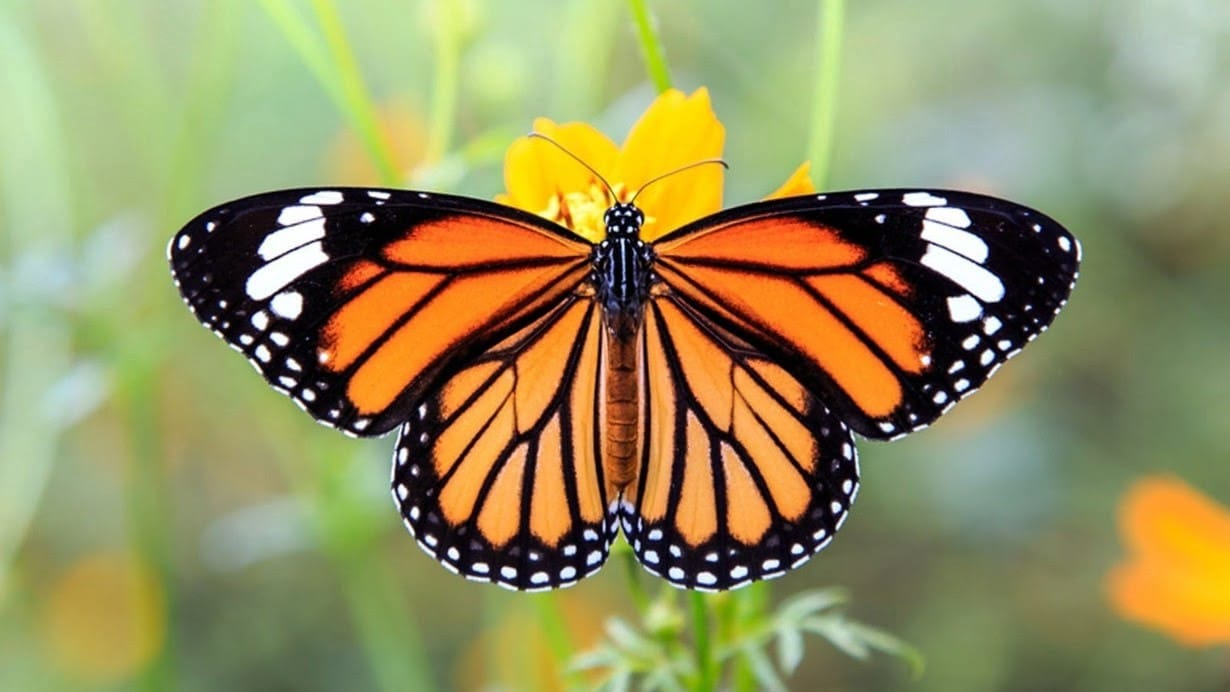
#> input picture Test_Imgs/test5.jpg, 1230 x 692 px, found by its file name
$ jupyter execute --allow-errors Canny_Algorithm.ipynb
#> lines starting #> are read from the running program, lines starting #| are printed output that depends on the picture; after the words box and inside, x2 and y2 are one past the last pixel; in counts of white or black regions, pixels touching at a corner belong together
<a href="https://colab.research.google.com/github/khushalrs/Canny_Edge_Detector_Scratch/blob/main/Canny_Algorithm.ipynb" target="_parent"></a>

MINI PROJECT

#CANNY EDGE DETECTION ALGORITHM

Name: Khushal Sharma, Soham Singhal, Shraddha Sawant, Dharmik Shetty

Roll Nos.: I083, I059, I067, I073

Program: B.Tech

Stream: Artificial Intelligence

Subject: Signal and Image Processing

Canny Edge Detector:

The Canny edge detector is an edge detection operator that uses a multi-stage algorithm to detect a wide range of edges in images. It was developed by John F. Canny in 1986. Canny also produced a computational theory of edge detection explaining why the technique works.

[cell 1]
#IMPORTS
import numpy as np #mathematical calculations
import matplotlib.pyplot as plt  #plotting
import cv2  #read image

[cell 2]
 #reading the image
img = cv2.imread('test5.jpg',0)
#> img: shape (692, 1230); min 0, max 255, mean 140.1
plt.imshow(img, cmap='gray')

Step 1 - Noise reduction

Step 2 - Gradient calculation

Step 3 - Non-maximum suppression

Step 4 - Double threshold

Step 5 - Edge Tracking by Hysteresis.

#1)Noise Reduciton<br>
We use gaussian filtering to get rid of noise in our image.<br>
The kernel for gaussian blur of size (2k+1) X (2k+1) is given by the equation:
$$G(x,y) = \frac{e^{-\frac{x^2+y^2}{2σ^2}}}{2*π*\sigma^2};1≤x,y≤2k+1$$

[cell 3]
#Function used to do convolution of 2 Dimentional matrices
def convolution2d(image, kernel):
  m, n = kernel.shape
  if (m == n):
    y, x = image.shape
#> y = 692; x = 1230
    y = y - m + 1 #Setting up constants
#> y = 688
    x = x - m + 1
#> x = 1226
    new_image = np.zeros((y,x))
    for i in range(y):
      for j in range(x):
        new_image[i][j] = np.sum(image[i:i+m, j:j+m]*kernel) #Using a subset of the image and applying element multiplication
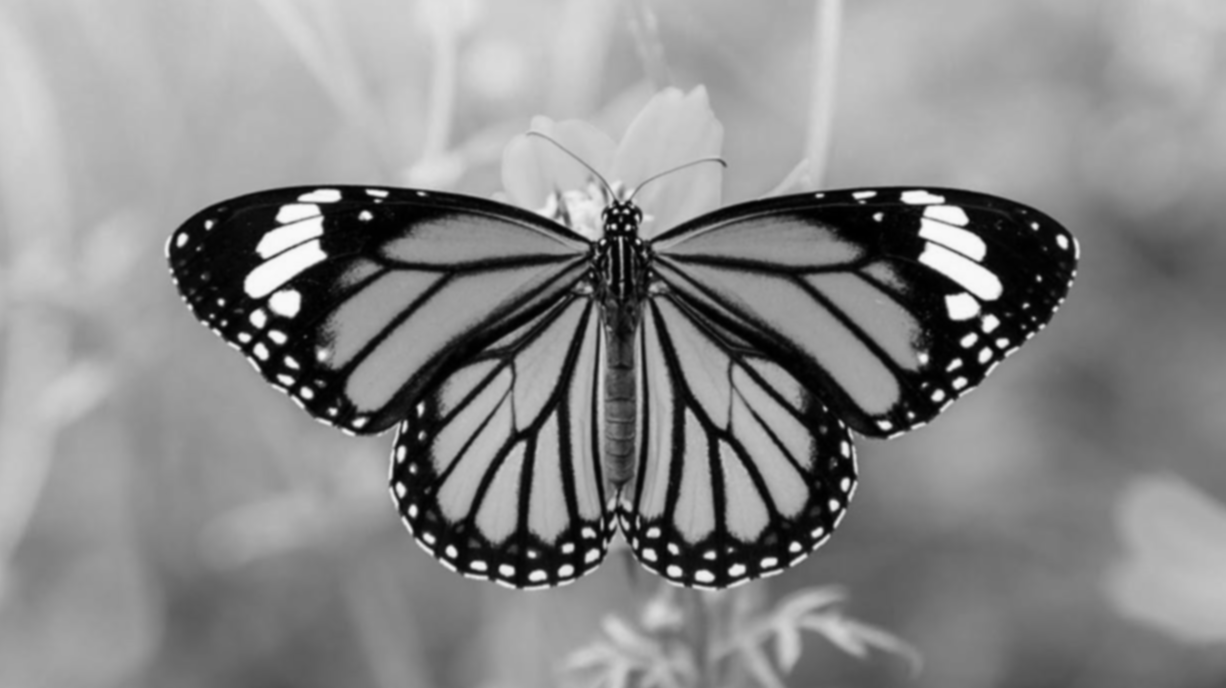
#> new_image: shape (688, 1226) float64; min 0.12, max 250.4, mean 137.4
  return new_image

[cell 4]
#Function to generate and apply gaussian filter to an given image
def gaussian_blur(img, size=5, sigma=1, flag=False):
  k=(size-1)//2 #Constant to get the number of rows behind and after the origin
  x = np.array([np.arange(-k, k+1) for i in range(size)])
  y = np.transpose(x)
  normal = 1 / (2.0 * np.pi * sigma**2)
  g_filter =  np.exp(-((x**2 + y**2) / (2.0*sigma**2))) * normal #We get the gaussian filter of the required size
  blur_img = convolution2d(img, g_filter) # Convolve the image with the gaussian filter
  if flag:
    plt.figure(figsize=(15,20))
    plt.subplot(1,2,1)
    plt.imshow(img, cmap='gray')
    plt.title("Original Image")
    plt.subplot(1,2,2)
    plt.imshow(blur_img, cmap='gray')
    plt.title("Blurred Image")
  return blur_img

[cell 5]
#Driver code for test image
gaussian_img = gaussian_blur(img, 5, flag=True)

#2)Gradient Calculation<br>
Sobel filters - <br>
$kx = \begin{bmatrix}
-1 & 0 & 1\\
-2 & 0 & 2\\
-1 &0&1
\end{bmatrix}$
$ky = \begin{bmatrix}
1& 2 & 1\\
0 & 0 & 0\\
-1 &-2&-1
\end{bmatrix}$<br>
Using these two we can find the magnitude and angle $\theta$ of the gradient<br>
$|G| = \sqrt{I_{x}^2+I_{y}^2}$<br>
$θ = arctan(\frac{I_y}{I_x})$

[cell 6]
def gradient_calculate(img, flag=False):
  kx = np.array([[-1, 0, 1], [-2, 0, 2], [-1, 0, 1]], dtype = float) #Initializing the sobel mask for vertical edges
  ky = np.array([[1, 2, 1], [0, 0, 0], [-1, -2, -1]], dtype = float) #Initializing the sobel mask for horizontal edges

  Ix = convolution2d(img, kx) #Applying convolution to get vertical edges
  Iy = convolution2d(img, ky) #Applying convolution to get horizontal edges
#> after the loop in convolution2d (call 3), `for i in range(y):`:
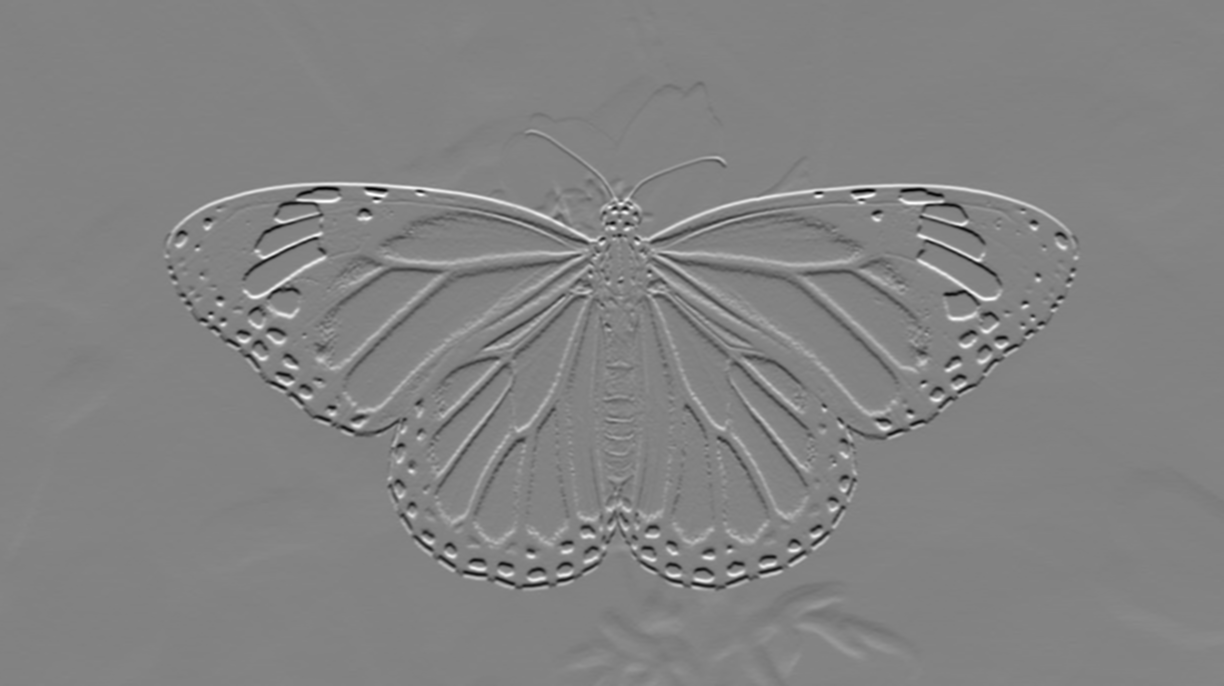
#> new_image: shape (686, 1224) float64; min -560.8, max 533.2, mean 0.9; drawn with min black and max white

  G = np.sqrt(Ix**2+Iy**2) #Calculating gradient
  G = G/G.max()
  G = G*255

  theta = np.arctan(Ix/Iy) #Calculating angle of the edges
  if flag:
    plt.figure(figsize=(15, 20))
    plt.subplot(1,2,1)
    plt.imshow(img, cmap='gray')
    plt.title("Blurred Image")
    plt.subplot(1,2,2)
    plt.imshow(G, cmap='gray')
    plt.title("Gradient Image")

  return (G,theta)

[cell 7]
#Driver code for test image
gradient_img, theta = gradient_calculate(gaussian_img, flag=True)

#3)Non Maximum Suppression<br>
We need to make the edges thinner.
The algorithm goes through all the points on the gradient intensity matrix and finds the pixels with the maximum value in the edge directions.

[cell 8]
def non_max_suppression(img, theta, flag=False):
#> called with flag = True
  M, N = img.shape
#> M = 686; N = 1224
  Z = np.zeros((M,N), dtype=np.int32)
  angle = theta * 180. / np.pi #Converting angle to degrees
  angle[angle < 0] += 180
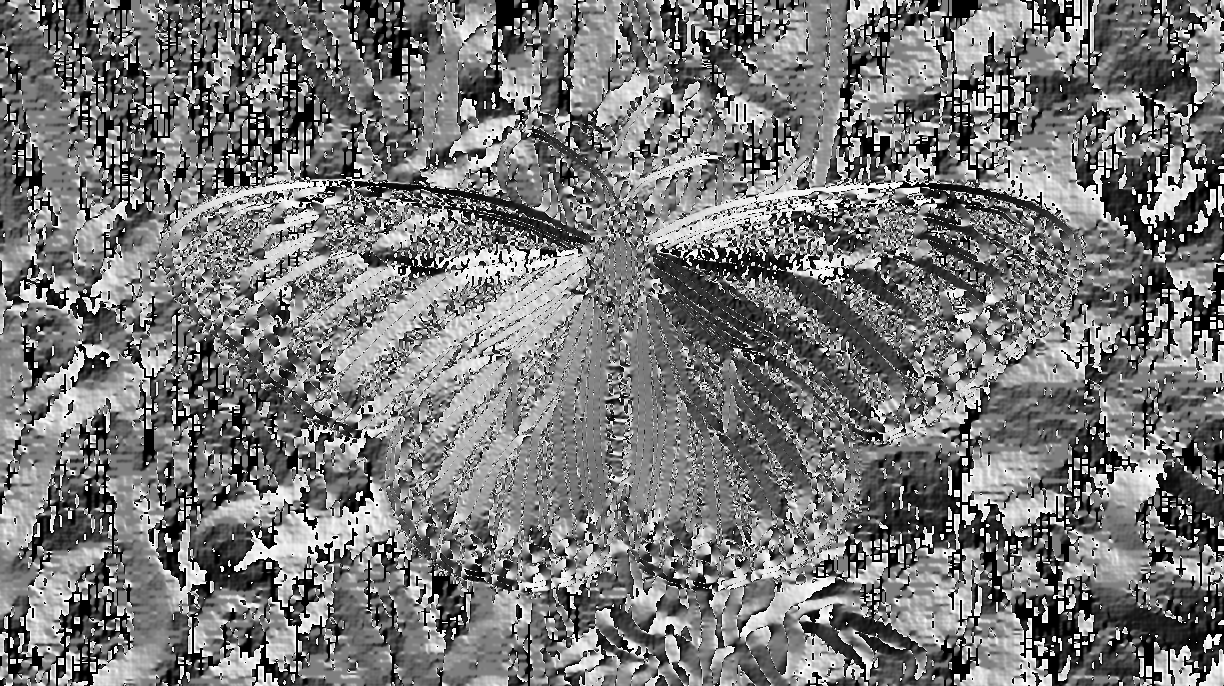
#> angle: shape (686, 1224) float64; 0.69% of the values are NaN or infinite; the others: min 0, max 180, mean 85.76; drawn with min black, max white, NaN and infinite black
  for i in range(1,M-1):
    for j in range(1,N-1):
      q = 255 #Initializing value
      r = 255
      if (0 <= angle[i,j] < 22.5) or (157.5 <= angle[i,j] <= 180): #If the edge is horizontal
        q = img[i, j+1]
        r = img[i, j-1]
      elif (22.5 <= angle[i,j] < 67.5): #If the edge is diagonal
        q = img[i+1, j-1]
        r = img[i-1, j+1]
      elif (67.5 <= angle[i,j] < 112.5): #If the edge is vertical
        q = img[i+1, j]
        r = img[i-1, j]
      elif (112.5 <= angle[i,j] < 157.5): #If the edge is diagonal
        q = img[i-1, j-1]
        r = img[i+1, j+1]
      if (img[i,j] >= q) and (img[i,j] >= r): #Edge is considered only if the intensity of the current pixel is greater than equal to its predecessor and successor
        Z[i,j] = img[i,j]
      else:
        Z[i,j] = 0 #Else it is zero
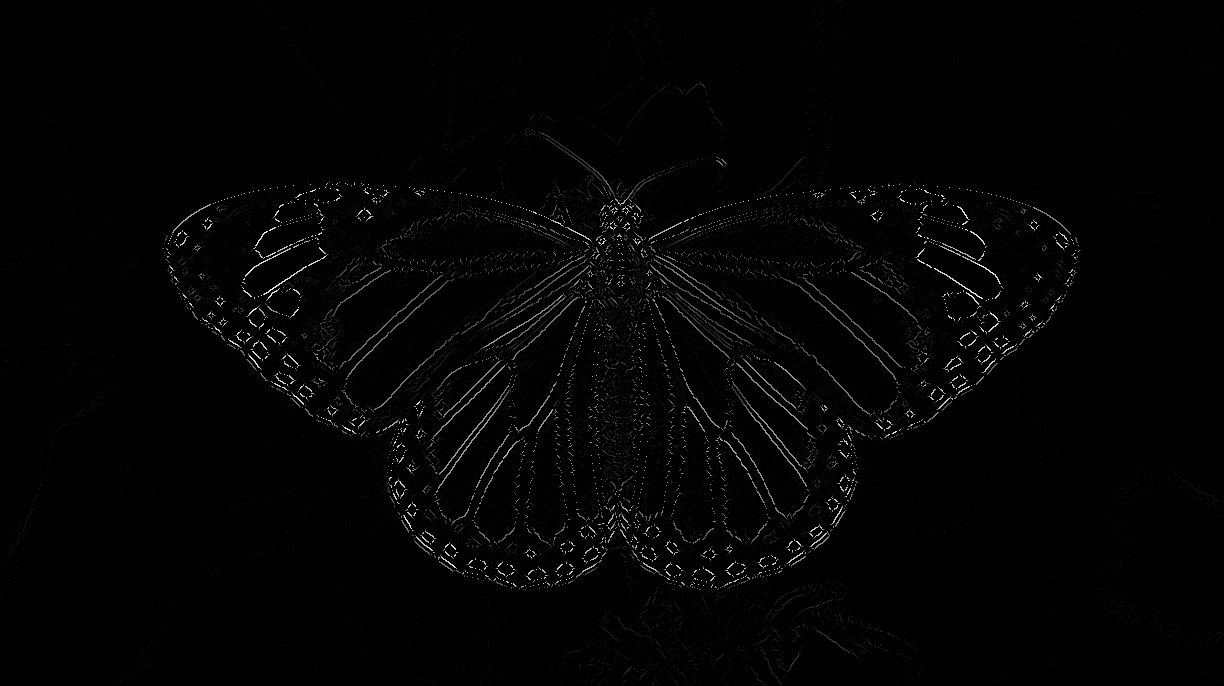
#> Z: shape (686, 1224) int32; min 0, max 255, mean 3.1
  if flag:
    plt.figure(figsize=(15,20))
    plt.subplot(1,2,1)
    plt.imshow(img, cmap='gray')
    plt.title("Gradient Image")
    plt.subplot(1,2,2)
    plt.imshow(Z, cmap='gray')
    plt.title("Suppressed Image")
  return Z

[cell 9]
#Driver code
suppressed_img = non_max_suppression(gradient_img, theta, flag=True)

#4)Double Threshold<br>
Identifying 3 types of pixels
1. Strong
2. Weak
3. Irrelevent

Depending on the intensity value of each pixel.

[cell 10]
def double_thresholding(img, flag=False):
#> called with flag = True
  high_thresh_val = img.max()*0.15 #Initializing the higher threshold value
#> high_thresh_val = 38.25
  low_thresh_val = img.max()*0.05 #Initialiing the lower threshold value
#> low_thresh_val = 12.75
  m,n = img.shape
#> m = 686; n = 1224
  weak = 75 #Initializing the resulting thresholded value of weaker pixel
  strong = 255 #Initializing the resulting thresholded value of stronger pixel
  strong_x,strong_y = np.where(img>=high_thresh_val) #Getting all the strong pixels
#> strong_x = 17547 values from 83 to 674; strong_y = 17547 values, max 1080 at index 2930, min 162 at index 2804, mean 618.9
  weak_x,weak_y = np.where((img>=low_thresh_val) & (img<=high_thresh_val)) #Getting all the weaker pixels
#> weak_x = 7848 values from 1 to 684; weak_y = 7848 values, max 1222 at index 5840, min 11 at index 6205, mean 638.8
  zero_x,zero_y = np.where(img<low_thresh_val) #Getting the pixels which have value less the lower threshold value
  #Creating the resulting matrix of all the pixels with their respective values
  result = np.zeros((m,n))
  result[strong_x, strong_y] = strong
  result[weak_x, weak_y] = weak
  if flag:
    plt.figure(figsize=(15,20))
    plt.subplot(1,2,1)
    plt.imshow(img, cmap='gray')
    plt.title("Suppressed Image")
    plt.subplot(1,2,2)
    plt.imshow(result, cmap='gray')
    plt.title("Thresholded Image")
  return result

[cell 11]
#Driver code
threshold_img = double_thresholding(suppressed_img, flag=True)

#5)Hysteresis<br>
Tracking of edge by seeing if there are any strong pixels surrounding the chosen one.

[cell 12]
def hysteresis(img, weak=75, strong=255, flag=False):
#> called with weak = 75, strong = 255, flag = True
  M, N = img.shape
#> M = 686; N = 1224
  new_img = np.copy(img)
  for i in range(1, M-1):
    for j in range(1, N-1):
      if (img[i,j] == weak):
        try:
          #If any of the neighbouring pixel have stronger intensity then the current pixel is also given the stronger intensity
          if ((img[i+1, j-1] == strong) or (img[i+1, j] == strong) or (img[i+1, j+1] == strong)
          or (img[i, j-1] == strong) or (img[i, j+1] == strong)
          or (img[i-1, j-1] == strong) or (img[i-1, j] == strong) or (img[i-1, j+1] == strong)):
            new_img[i, j] = strong
          else:
            new_img[i, j] = 0
        except IndexError as e:
            pass
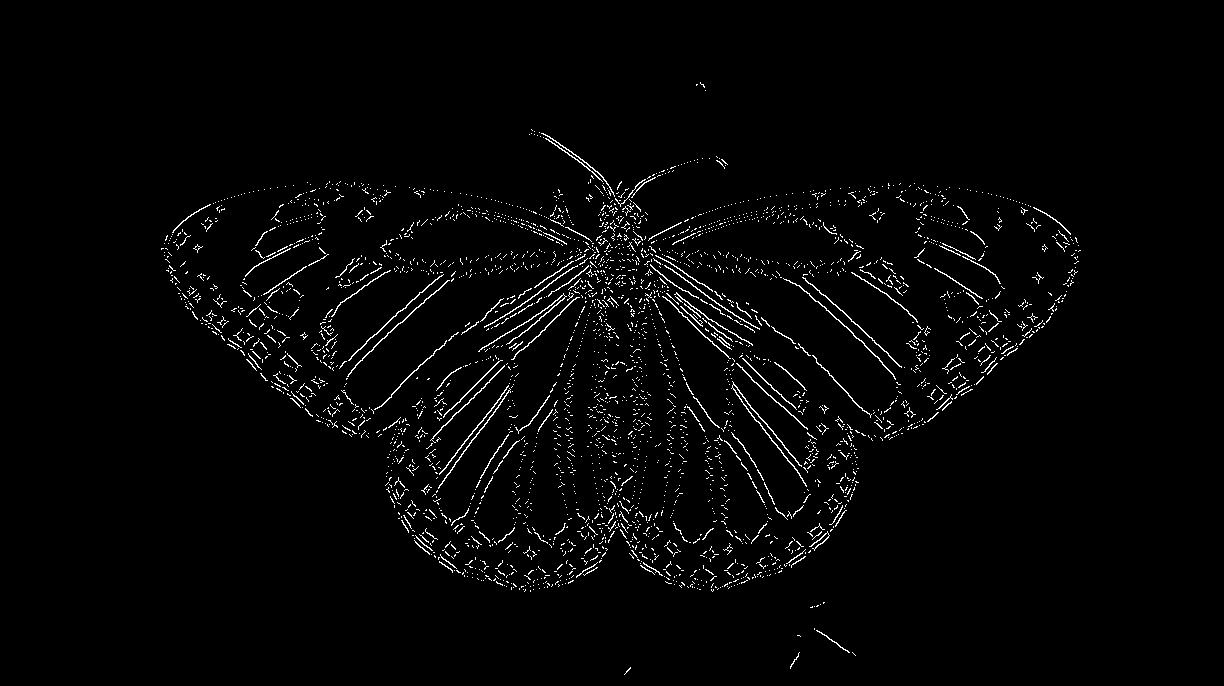
#> new_img: shape (686, 1224) float64; 2.2% white in thin lines or dots, all inside (x1, y1, x2, y2) = (161, 82, 1081, 675)
  if flag:
    plt.figure(figsize=(15,20))
    plt.subplot(1,2,1)
    plt.imshow(img, cmap='gray')
    plt.title("Thresholded Image")
    plt.subplot(1,2,2)
    plt.imshow(new_img, cmap='gray')
    plt.title("Final Image")
  return new_img

[cell 13]
#Driver code
final_img = hysteresis(threshold_img, flag=True)
cv2.imwrite("final_img.jpg", final_img)
#> Out = True

[cell 14]
def edge_detection(test_img, i, size=5): #Function to directly apply canny edge detection
  gaussian_img = gaussian_blur(test_img, 5)
